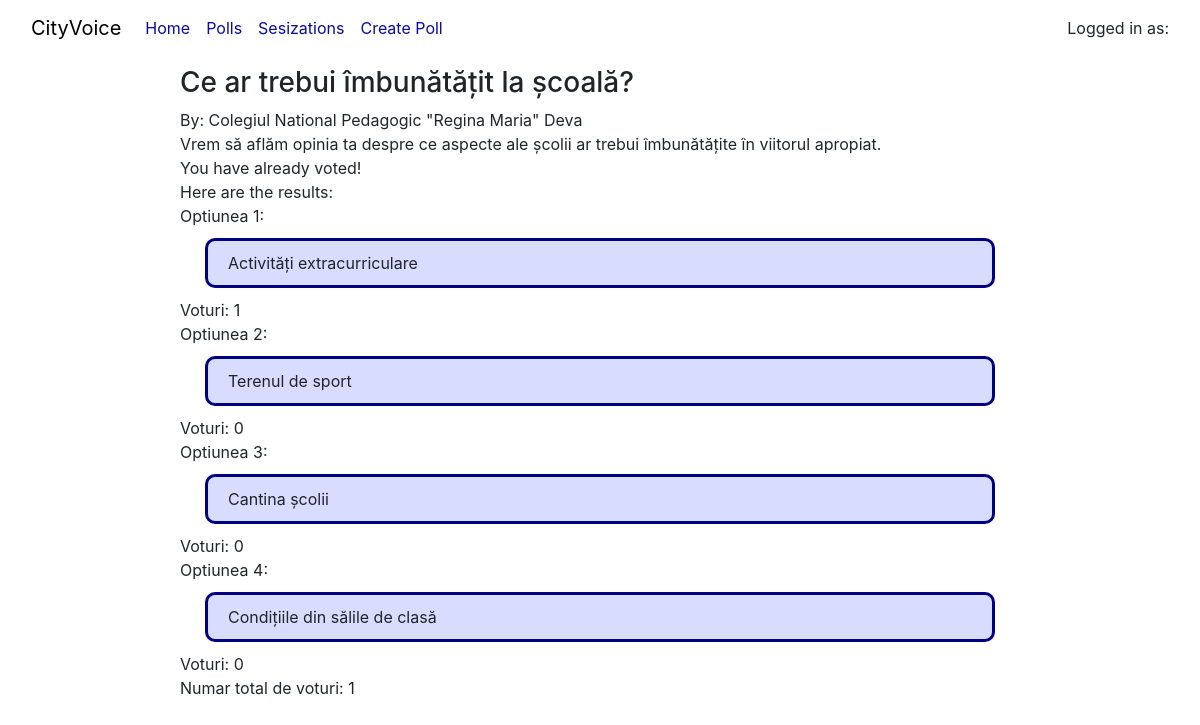
The app's page /poll/1 (signed in) with its own data.
### citysay/models.py (models this page shows, shortened)
class Poll(models.Model):
    creator = models.ForeignKey(User, on_delete=models.CASCADE)
    title = models.CharField(max_length=200)
    description = models.CharField(max_length=2000)
    institution = models.ForeignKey(Institution, null=True, blank=True, on_delete=models.SET_NULL)

class Institution(models.Model):
    code = models.CharField(max_length=10, unique=True)
    name = models.CharField(max_length=200)

class Option(models.Model):
    poll = models.ForeignKey(Poll, on_delete=models.CASCADE)
    title = models.CharField(max_length=400)
    number = models.IntegerField(default=0)
    votes = models.ManyToManyField(User, blank=True, related_name="option")

### citysay/views.py (the view)
# urls.py: path("poll/<int:poll_id>", views.poll, name="poll"),
def poll(request, poll_id):
    try:
        selected_poll = Poll.objects.get(id=poll_id)
    except Poll.DoesNotExist:
        return HttpResponse("Poll not found", status=404)
    options = Option.objects.filter(poll=selected_poll).order_by("number")
    total_votes = 0
    if not selected_poll:
        return redirect("polls")
    user_voted = False
    if request.user.is_authenticated:
        for option in options:
            total_votes += option.votes.count()
            option.vote_count = option.votes.count()
            print(f"Option {option.number} has {option.vote_count} votes")
            if request.user in option.votes.all():
                user_voted = True
    return render(request, "citysay/poll.html",{
        "poll": selected_poll,
        "options": options,
        "user_voted": user_voted,
        "total_votes": total_votes,
    })

### citysay/templates/citysay/poll.html (shortened to what this page needs)
{% extends "citysay/layout.html" %}
{% load static %}
{% block body %}
<div class="poll">
    <h3 class="poll-title">{{ poll.title }}</h3>
    <div class="poll-institution">By: {{ poll.institution.name }}</div>
    <div class="poll-descrition">
        {{ poll.description }}
    </div>
    {% if user.is_authenticated %}
        {% if not user_voted %}
        <div class="poll-options-container">
            {% for option in options %}
            <div class="option-number">Optiunea {{ option.number }}:</div>
            <a href="{% url 'vote' poll.id option.id %}">
                <div class="option-card d-flex flex-row">
                    <div class="option-title">{{ option.title }}</div>
                </div>
            </a>
            {% endfor %}
        </div>
        {% else %}
            <div class="poll-options-container">
                <div class="poll-voted">You have already voted!</div>
                <div class="poll-voted-text">Here are the results:</div>
                {% for option in options %}
                <div class="option-number">Optiunea {{ option.number }}:</div>
                <div class="option-card d-flex flex-row">
                    <div class="option-title">{{ option.title }}</div>
                </div>
                <div class="num_votes">Voturi: {{ option.vote_count }}</div>
                {% endfor %}
                <div class="total-num-votes">Numar total de voturi: {{ total_votes }}</div>
            </div>
        {% endif %}
    {% endif %}
</div>
{% endblock %}

### citysay/static/css/styles.css (style rules this page uses)
.option-card { margin: 10px 25px; padding: 10px 20px; background-color: rgb(216, 220, 255); border: 3px solid navy; border-radius: 10px; }

### records on screen
Poll: title "Ce ar trebui îmbunătățit la școală?", institution.name "Colegiul National Pedagogic \"Regina Maria\" Deva", description "Vrem să aflăm opinia ta despre ce aspecte ale școlii ar trebui îmbunătățite în viitorul apropiat."
Option: number "1", title "Activități extracurriculare", vote_count "1"
Option: number "2", title "Terenul de sport", vote_count "0"
Option: number "3", title "Cantina școlii", vote_count "0"
Option: number "4", title "Condițiile din sălile de clasă", vote_count "0"

### other values on screen
{{ total_votes }} "1"
